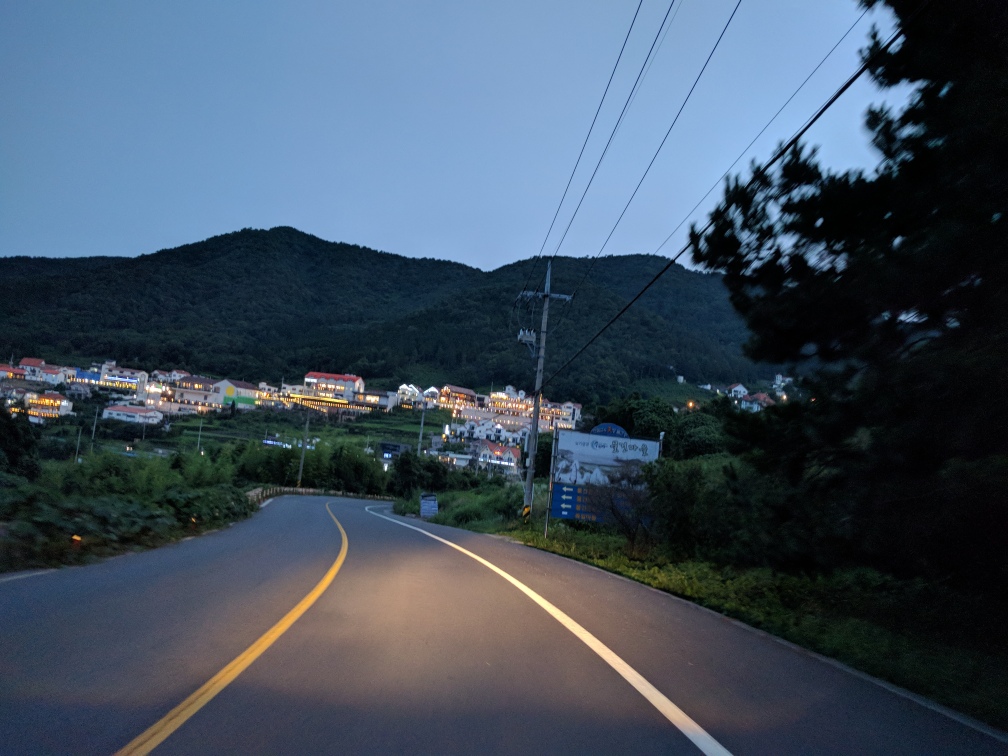
#> input picture openCV_try1/doro.jpg, 4032 x 3024 px, given in place of the camera (shown at 1/4 size)
$ python kenny_median.py
#> lines starting #> are read from the running program, lines starting #| are printed output that depends on the picture; after the words box and inside, x2 and y2 are one past the last pixel; in counts of white or black regions, pixels touching at a corner belong together
import cv2
import sys
import math
import cv2 as cv
import numpy as np


cap = cv2.VideoCapture(0)  # "파일명.mp4" 가능

while (True):
    ret, src = cap.read()#파일을 객체로
#> src is the input picture: shape (3024, 4032, 3); mean B, G, R 95.4, 79.6, 64.7

    src = cv2.resize(src, (640, 360))#크기조절
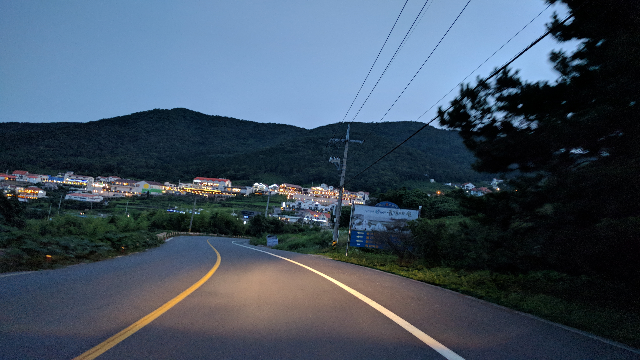
#> src: shape (360, 640, 3); mean B, G, R 95.3, 79.5, 64.6

	#그 뭐냐 관심영역 설정하려면 l_src = src[120:360_행, 0:640_열]

    blur = cv2.GaussianBlur(src, (3,3), 0)#가우시안 블러처리(잡음제거)

    img_hsv = cv2.cvtColor(blur, cv2.COLOR_BGR2HSV)# hsv이미지로 변환한다
#> img_hsv: shape (360, 640, 3); mean H, S, V 97.1, 107.7, 99.2

    # 범위를 정하여 hsv이미지에서 원하는 색 영역을 바이너리 이미지로 생성한다.
    # (가운데와 마지막값은 너무어두워서 검은색에 가까운색과 너무 옅어서 흰색에 가까운색을 제외시키기위해 30으로해야한다.
    lower_blue = (13, 60, 120)
    upper_blue = (33, 110, 200)

    # 앞서 선언한 범위값을 사용하여 바이너리 이미지를 얻는다.(범위내에 있는 픽셀들은 흰색이되고 나머지는 검은색이 된다.)
    colres = cv2.inRange(img_hsv, lower_blue, upper_blue)
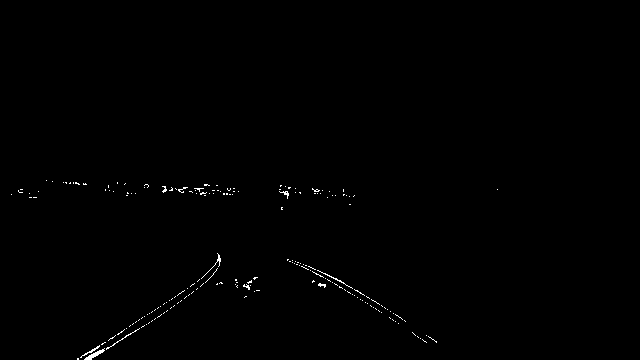
#> colres: shape (360, 640); 0.4% white in thin lines or dots, all inside (x1, y1, x2, y2) = (11, 180, 498, 360)

    dst1 = cv.Canny(colres, 50, 200, None, 3)  # src의 케니 엣지 검출
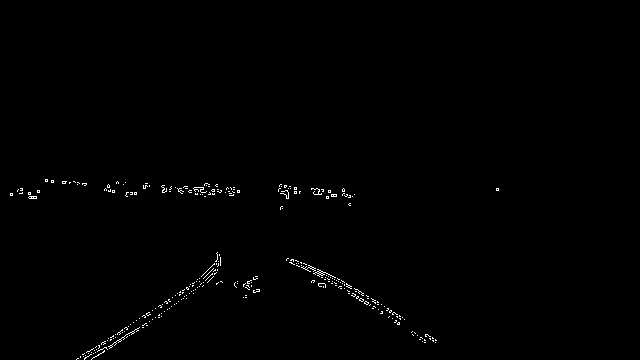
#> dst1: shape (360, 640); 0.58% white in thin lines or dots, all inside (x1, y1, x2, y2) = (10, 179, 499, 360)

    dst = cv2.medianBlur(dst1, 1)  # median필터 작은 먼지들 제거

    cdst = cv.cvtColor(dst, cv.COLOR_GRAY2BGR)#흑백을 컬러로 변환-cdst
    cdstP = np.copy(cdst)  # 복사

    lines = cv.HoughLines(dst, 1, np.pi / 180, 150, None, 0, 0)  # 허프 라인 검출
#> lines = None

    if lines is not None:
        for i in range(0, len(lines)):  # 삼각 함수 공식 이용 개 어려움
            rho = lines[i][0][0]
            theta = lines[i][0][1]
            a = math.cos(theta)
            b = math.sin(theta)
            x0 = a * rho
            y0 = b * rho
            pt1 = (int(x0 + 1000 * (-b)), int(y0 + 1000 * (a)))
            pt2 = (int(x0 - 1000 * (-b)), int(y0 - 1000 * (a)))
            cv.line(cdst, pt1, pt2, (0, 0, 255), 3, cv.LINE_AA)

    linesP = cv.HoughLinesP(dst, 1, np.pi / 180, 50, None, 50, 10)  # 다른 파라미터로 허프 라인 검출(선이 만들어 질 뻔한 선들)
#> linesP = [[162, 187, 221, 190], [291, 259, 399, 324], [76, 359, 215, 269], [162, 191, 225, 192], [296, 260, 382, 311], [163, 189, 239, 192]]

    if linesP is not None:
        for i in range(0, len(linesP)):
            l = linesP[i][0]
            cv.line(cdstP, (l[0], l[1]), (l[2], l[3]), (0, 0, 255), 3, cv.LINE_AA)
#> this loop made 6 passes
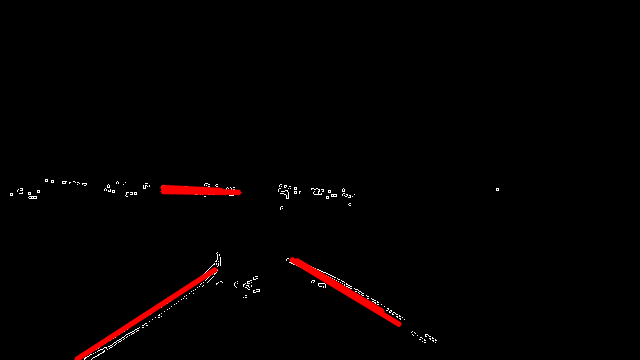
#> cdstP: shape (360, 640, 3); mean B, G, R 0.9, 0.9, 3.6

    cv.imshow("Source", blur)  # 원본
    cv.imshow("Detected Lines (in red) - Standard Hough Line Transform", cdst)  # 허프 라인 1
    cv.imshow("Detected Lines (in red) - Probabilistic Line Transform", cdstP)  # 허프 라인 2

    if cv2.waitKey(1) & 0xFF == ord('q'):  # 큐 누르면 화면 꺼짐
#> (key q is pressed here)
        break

cap.release()
cv2.destroyAllWindows()

$ run again, on openCV_try1/sssss.jpg
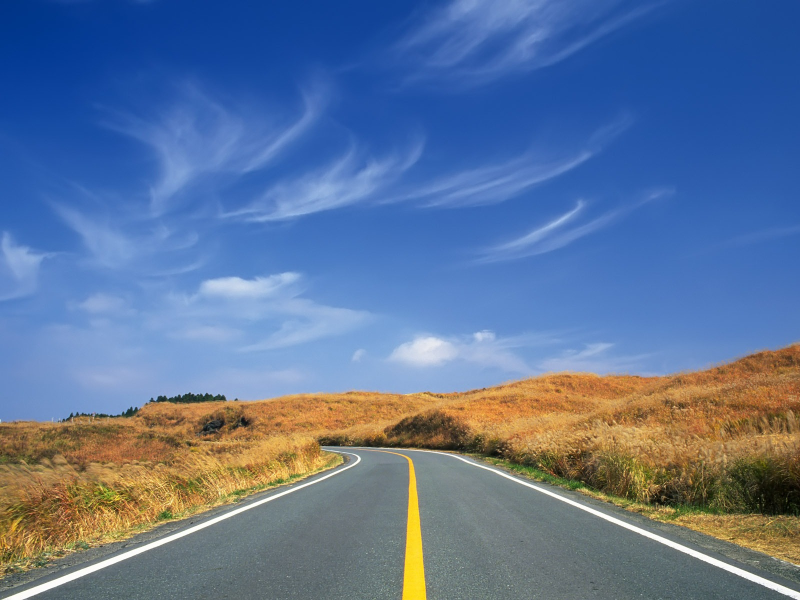
#> input picture openCV_try1/sssss.jpg, 1600 x 1200 px, given in place of the camera (shown at 1/2 size)
#> src is the input picture: shape (1200, 1600, 3); mean B, G, R 151.6, 116.7, 94.4
#> src: shape (360, 640, 3)
#> img_hsv: shape (360, 640, 3); mean H, S, V 87.2, 139.7, 170.5
#> `colres = cv2.inRange(img_hsv, lower_blue, upper_blue)`:
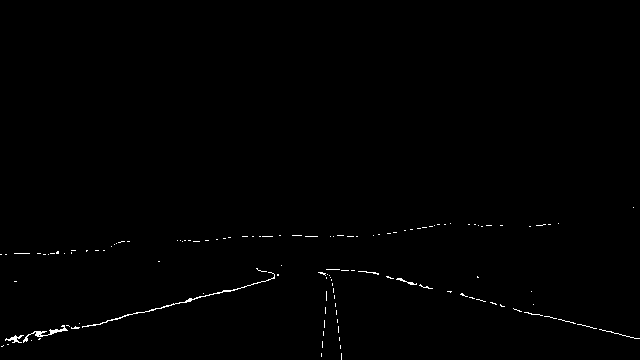
#> colres: shape (360, 640); 0.52% white in thin lines or dots, all inside (x1, y1, x2, y2) = (0, 207, 640, 360)
#> dst1: shape (360, 640); 0.84% white in thin lines or dots, all inside (x1, y1, x2, y2) = (0, 206, 640, 360)
#> lines = None
#> linesP = 15 rows, first 6: [7, 345, 201, 297], [464, 296, 637, 339], [362, 270, 432, 287], [0, 346, 89, 324], [537, 313, 637, 337], [79, 328, 265, 282]
#> the loop `for i in range(0, len(linesP)):` made 15 passes
#> after the loop `for i in range(0, len(linesP)):`:
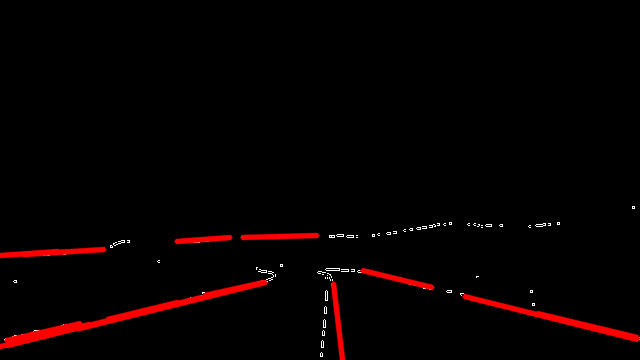
#> cdstP: shape (360, 640, 3); mean B, G, R 0.7, 0.7, 6.6
